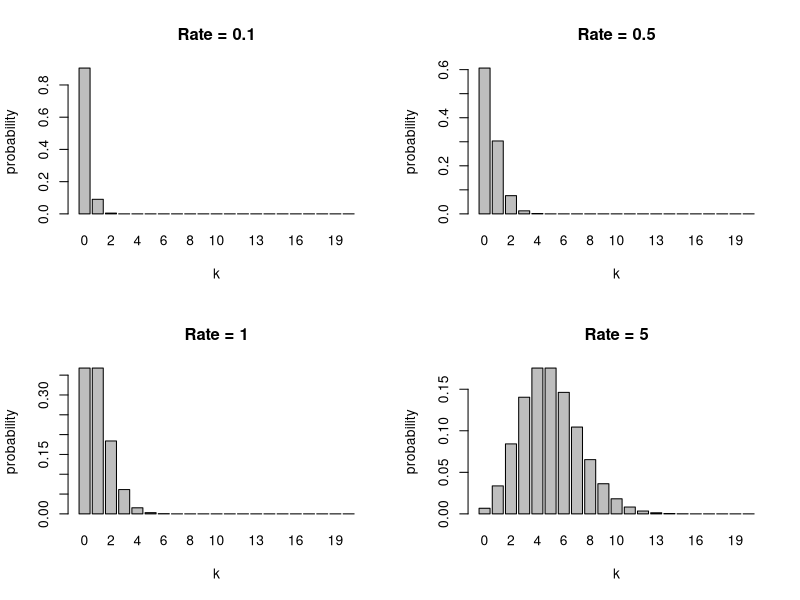
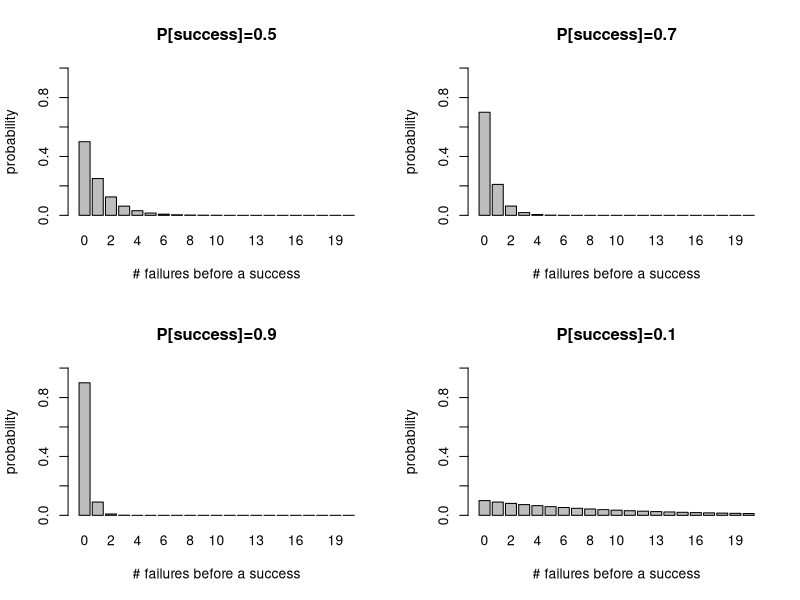
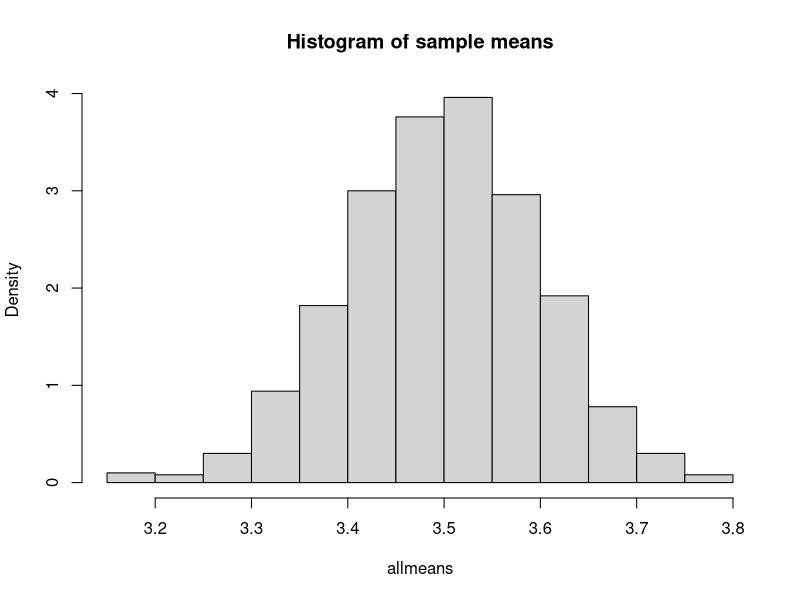
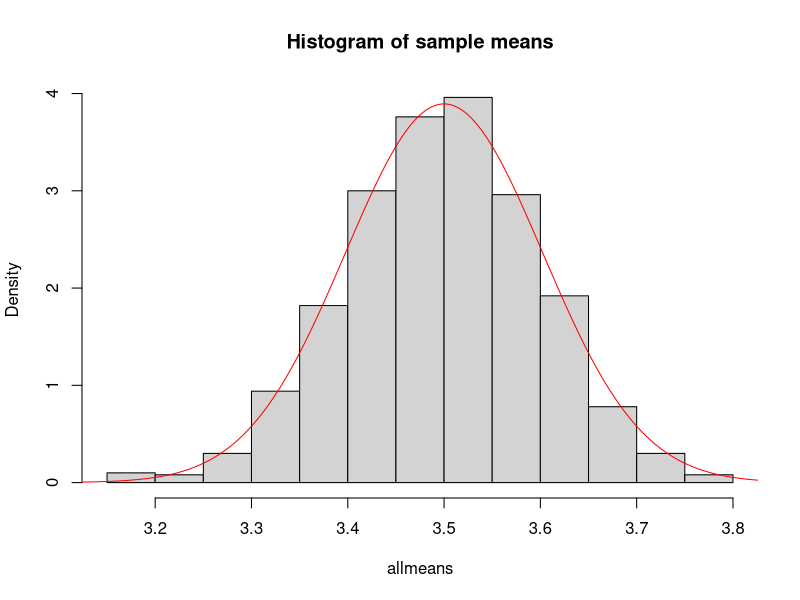

These charts were generated, in order, by the following R code:
## ---- chunk 1
par(mfrow=c(2,2))
barplot(dpois(seq(0,20),0.1),names.arg=seq(0,20),ylab="probability",xlab="k",main="Rate = 0.1")
barplot(dpois(seq(0,20),0.5),names.arg=seq(0,20),ylab="probability",xlab="k",main="Rate = 0.5")
barplot(dpois(seq(0,20),1),names.arg=seq(0,20),ylab="probability",xlab="k",main="Rate = 1")
barplot(dpois(seq(0,20),5),names.arg=seq(0,20),ylab="probability",xlab="k",main="Rate = 5")
par(mfrow=c(1,1))
## ---- chunk 2
par(mfrow=c(2,2))
barplot(dgeom(seq(0,20),0.5),names.arg=seq(0,20),ylab="probability",xlab="# failures before a success",main="P[success]=0.5",ylim=c(0,1))
barplot(dgeom(seq(0,20),0.7),names.arg=seq(0,20),ylab="probability",xlab="# failures before a success",main="P[success]=0.7",ylim=c(0,1))
barplot(dgeom(seq(0,20),0.9),names.arg=seq(0,20),ylab="probability",xlab="# failures before a success",main="P[success]=0.9",ylim=c(0,1))
barplot(dgeom(seq(0,20),0.1),names.arg=seq(0,20),ylab="probability",xlab="# failures before a success",main="P[success]=0.1",ylim=c(0,1))
par(mfrow=c(1,1))
## ---- chunk 3
sides=c(1,2,3,4,5,6) # vector of elements
probabilities=c(1/6,1/6,1/6,1/6,1/6,1/6) # vector of probabilities for each element
sample(sides,10,prob=probabilities,replace=TRUE) # roll a dice 10 times
## ---- chunk 4
sides=c(1,2,3,4,5,6) # vector of elements
weights=c(1,1,1,1,1,4) # vector of unnormalized weights for each element, with the element '6' being more favored than the others
probabilities = weights / sum(weights) # to create a probability vector, we ensure all the weights sum up to 1
sample(sides,10,prob=probabilities,replace=TRUE) # roll a loaded dice 10 times
## ---- chunk 5
library(knitr)
dogprobs <- round(c(dpois(seq(1,9),4)),2)
dogprobs <- c(dogprobs, 1-sum(dogprobs))
littertab <- cbind(c(1,2,3,4,5,6,7,8,9,10),dogprobs)
colnames(littertab) <- c("litter_size","frequency")
kable(littertab,caption="Dog litter size frequencies")
## ---- chunk 6
m <- 100 # sample size
p <- 0.7 # binomial success parameter
n <- 5 # binomial size parameter
samp1 <- rbinom(m,n,p)  # simulation
mean1 <- mean(samp1) # sample average
## ---- chunk 7
allmeans <- sapply(seq(1,1000), function(i){mean(rbinom(m,n,p))})
hist(allmeans,freq=FALSE,main="Histogram of sample means")
## ---- chunk 8
hist(allmeans,freq=FALSE,main="Histogram of sample means") # Histogram of sample means
mu <- n*p # mean of Normal distribution under the CLT
var <- n*p*(1-p)/m # variance of Normal distribution under the CLT
sd <- sqrt(var) # standard deviation of Normal distribution under the CLT
curve(dnorm(x,mean=mu,sd=sd),from=-5,to=5,n=5000,add=TRUE,col="red") # Normal distribution
